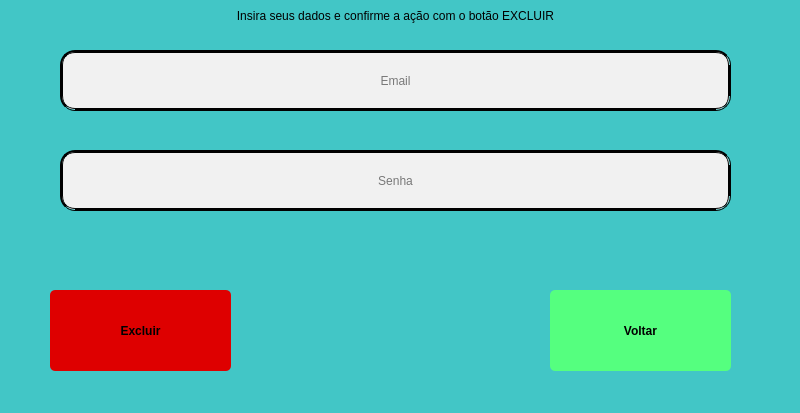
<?xml version="1.0" encoding="UTF-8"?>
<ui version="4.0">
 <class>MainWindow</class>
 <widget class="QMainWindow" name="MainWindow">
  <property name="geometry">
   <rect>
    <x>0</x>
    <y>0</y>
    <width>800</width>
    <height>413</height>
   </rect>
  </property>
  <property name="windowTitle">
   <string>MainWindow</string>
  </property>
  <property name="styleSheet">
   <string notr="true">background-color: rgb(66, 198, 198);</string>
  </property>
  <widget class="QWidget" name="centralwidget">
   <widget class="QLabel" name="Ornament_Order">
    <property name="geometry">
     <rect>
      <x>20</x>
      <y>-10</y>
      <width>751</width>
      <height>51</height>
     </rect>
    </property>
    <property name="styleSheet">
     <string notr="true">font: 20pt &quot;Times New Roman&quot;;</string>
    </property>
    <property name="text">
     <string>Insira seus dados e confirme a ação com o botão EXCLUIR</string>
    </property>
    <property name="scaledContents">
     <bool>false</bool>
    </property>
    <property name="alignment">
     <set>Qt::AlignCenter</set>
    </property>
   </widget>
   <widget class="QPushButton" name="Button_Delete">
    <property name="geometry">
     <rect>
      <x>50</x>
      <y>290</y>
      <width>181</width>
      <height>81</height>
     </rect>
    </property>
    <property name="styleSheet">
     <string notr="true">background-color: rgb(222, 0, 0);
font: 20pt &quot;Arial&quot;;
font: bold;
border-radius: 5px;</string>
    </property>
    <property name="text">
     <string>Excluir</string>
    </property>
   </widget>
   <widget class="QPushButton" name="Button_Back">
    <property name="geometry">
     <rect>
      <x>550</x>
      <y>290</y>
      <width>181</width>
      <height>81</height>
     </rect>
    </property>
    <property name="styleSheet">
     <string notr="true">background-color: rgb(85, 255, 127);
font: 20pt &quot;Arial&quot;;
font: bold;
border-radius: 5px;</string>
    </property>
    <property name="text">
     <string>Voltar</string>
    </property>
   </widget>
   <widget class="QLineEdit" name="Input_Email_Delete">
    <property name="geometry">
     <rect>
      <x>60</x>
      <y>50</y>
      <width>671</width>
      <height>61</height>
     </rect>
    </property>
    <property name="styleSheet">
     <string notr="true">background-color: rgb(241, 241, 241);
border-style: groove;
border-width: 3px;
border-radius:15px;
border-color: rgb(0,0,0);
font: 20pt &quot;Times New Roman&quot;;
</string>
    </property>
    <property name="alignment">
     <set>Qt::AlignCenter</set>
    </property>
    <property name="placeholderText">
     <string>Email</string>
    </property>
   </widget>
   <widget class="QLabel" name="Warning_Wrong_Key">
    <property name="geometry">
     <rect>
      <x>240</x>
      <y>250</y>
      <width>281</width>
      <height>61</height>
     </rect>
    </property>
    <property name="styleSheet">
     <string notr="true">font: 20pt &quot;Times New Roman&quot;;
color: rgb(255, 0, 0);</string>
    </property>
    <property name="text">
     <string/>
    </property>
    <property name="alignment">
     <set>Qt::AlignCenter</set>
    </property>
   </widget>
   <widget class="QLineEdit" name="Input_Key_Delete">
    <property name="geometry">
     <rect>
      <x>60</x>
      <y>150</y>
      <width>671</width>
      <height>61</height>
     </rect>
    </property>
    <property name="styleSheet">
     <string notr="true">background-color: rgb(241, 241, 241);
border-style: groove;
border-width: 3px;
border-radius:15px;
border-color: rgb(0,0,0);
font: 20pt &quot;Times New Roman&quot;;
</string>
    </property>
    <property name="text">
     <string/>
    </property>
    <property name="echoMode">
     <enum>QLineEdit::Password</enum>
    </property>
    <property name="alignment">
     <set>Qt::AlignCenter</set>
    </property>
    <property name="placeholderText">
     <string>Senha</string>
    </property>
   </widget>
  </widget>
  <widget class="QMenuBar" name="menubar">
   <property name="geometry">
    <rect>
     <x>0</x>
     <y>0</y>
     <width>800</width>
     <height>21</height>
    </rect>
   </property>
  </widget>
  <widget class="QStatusBar" name="statusbar"/>
 </widget>
 <resources/>
 <connections/>
</ui>
